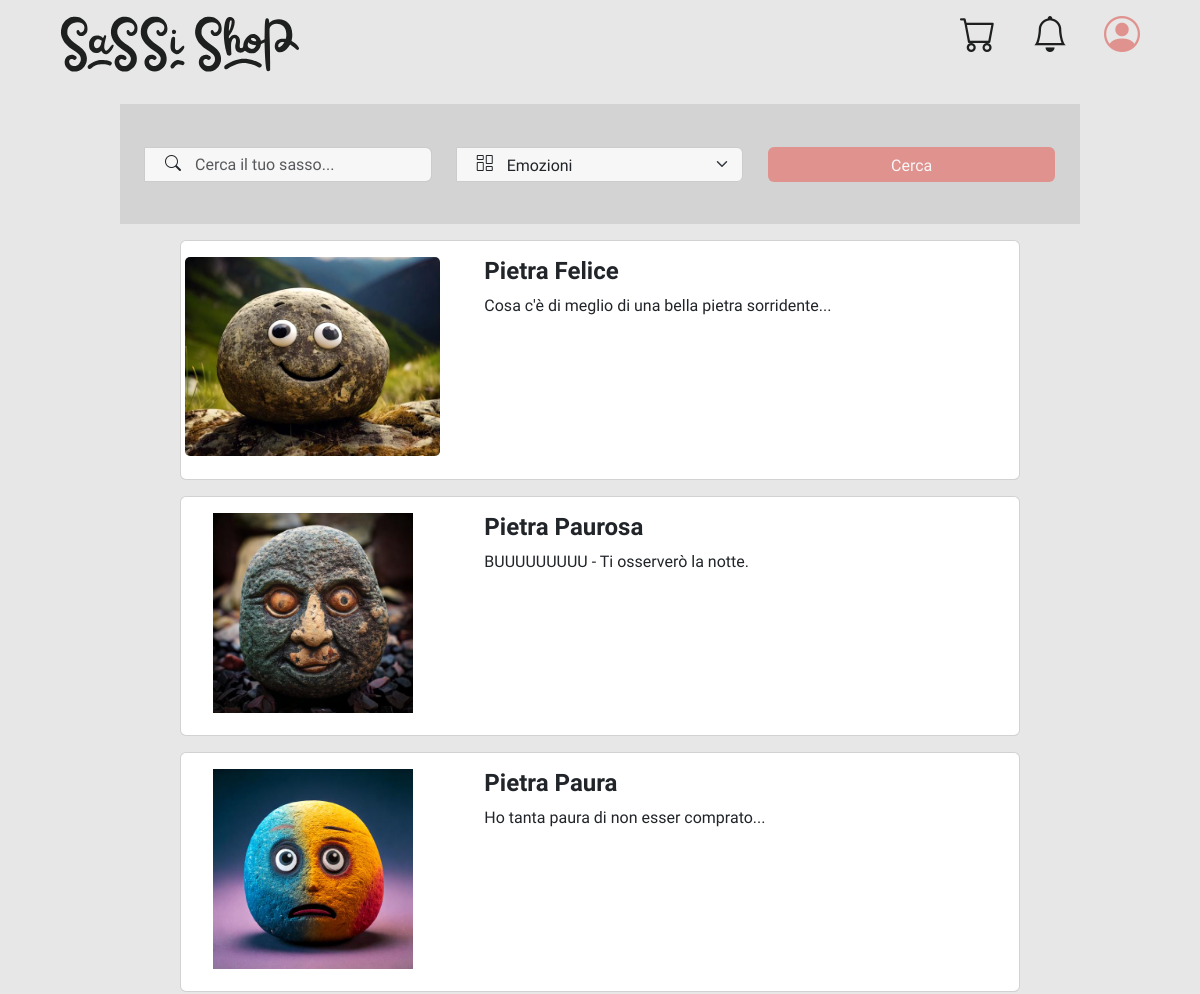
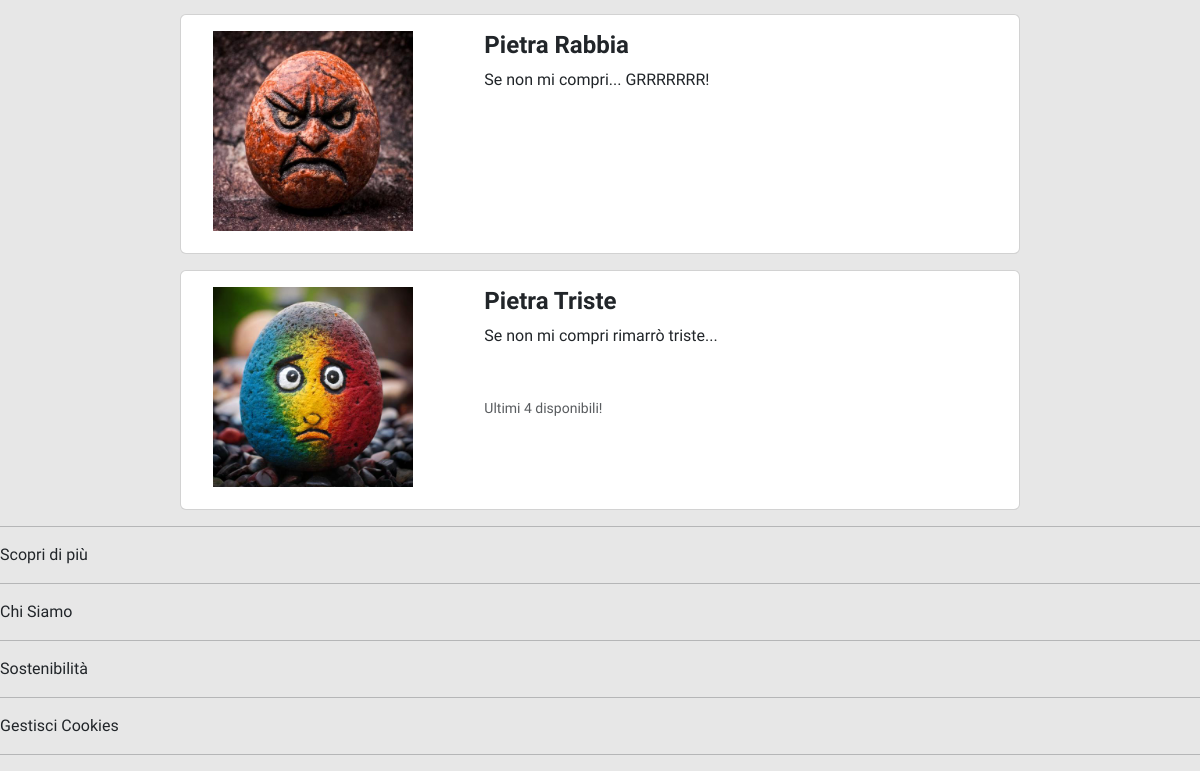
Screenshot of /?page=search&category=1 with the database file from the repository (2 pictures, top to bottom).
### tables this page shows
CREATE TABLE IF NOT EXISTS Product (
    id INT AUTO_INCREMENT PRIMARY KEY,
    name VARCHAR(127) NOT NULL,
    description TEXT,
    price DECIMAL(10, 2) NOT NULL,
    quantity INT NOT NULL,
    category INT NOT NULL,
    size INT NOT NULL,
    image TEXT DEFAULT "",
    isCollection BOOLEAN DEFAULT FALSE,
    FOREIGN KEY (category) REFERENCES Category(id) ON DELETE RESTRICT,
    FOREIGN KEY (size) REFERENCES Size(id) ON DELETE RESTRICT
);

### db/database.php (called while the page is built, shortened)
<?php
class DatabaseHelper {
    private ?mysqli $db = null;
    private array $configuration;
    public function __construct() {
        $this->configuration = [
            'servername' => 'localhost',
            'username' => 'root',
            'password' => '',
            'database' => 'SassiShop',
            'charset' => 'utf8mb4'
        ];
    }
    private function connect(): void {
        if ($this->db === null) {
            try {
                $this->db = new mysqli(
                    $this->configuration['servername'],
                    $this->configuration['username'],
                    $this->configuration['password'],
                    $this->configuration['database']
                );
                $this->db->set_charset($this->configuration['charset']);
            } catch(Exception $e) {
                throw new Exception("Connection failed: " . $e->getMessage());
            }
        }
    }
    private function execute(string $sql, array $params = []): mysqli_stmt {
        $temp = $this->db->prepare($sql);
        if (!empty($params)) {
            $types = str_repeat('s', count($params));
            $temp->bind_param($types, ...array_values($params));
        }
        if (!$temp->execute()) {
            throw new Exception("Execute failed: " . $temp->error);
        }
        return $temp;
    }
    public function getCategories(): array {
        $sql = "SELECT * FROM Category";
        $temp = $this->execute($sql);
        $result = $temp->get_result();
        $categories = $result->fetch_all(MYSQLI_ASSOC);
        return $categories;
    }
    public function getProducts(string $name = "", int $category = -1): array {
        $sql = "SELECT * FROM Product";
        $params = [];
        if($category != -1) {
            $sql .= empty($name)  ? " WHERE category = ?" : " AND category = ?";
            $params[] = $category;
        }
        $temp = $this->execute($sql, $params);
        $result = $temp->get_result();
        $products = $result->fetch_all(MYSQLI_ASSOC);
        return $products;
    }
}
?>

### src/bootstrap.php (called while the page is built, shortened)
<?php
    require_once("../db/database.php");
    require_once("utils/functions.php");
    $dbh = new DatabaseHelper();
?>

### src/utils/functions.php (called while the page is built, shortened)
<?php
    function stringCutter($string, $length) : string {
        return (strlen($string) > $length) ? substr($string, 0, $length) . "..." : $string;
    }
    function getProductImage($product) {
        $defaultImage = "../assets/images/placeholders/not_available.png";
        return file_exists($product["image"]) ? $product["image"] : $defaultImage;
    }
    function getQuantityAlert(int $quantity) : string {
        if($quantity <= 0) return "Prodotto esaurito!";
        else if($quantity == 1) return "Ultimo disponibile!";
        else if($quantity <= 5) return "Ultimi " . $quantity . " disponibili!";
        return "";
    }
?>

### src/template/search.php (the view, shortened to what this page needs)
<?php
    $name_filter = "";
    $category_filter = -1;
    if(isset($_GET["filtering"]) || isset($_GET["category"])) {
        $name_filter = isset($_GET["filtering"]) ? $_GET["filtering"] : "";
        $category_filter = isset($_GET["category"]) ? $_GET["category"] : -1;
        $templateParams["productList"] = $dbh->getProducts($name_filter, $category_filter);
    }
    else $templateParams["productList"] = $dbh->getProducts();
?>
<form action="?page=search" method="GET">
    <div class="home-search-container">
        <div class="input-group home-search-input">
            <input type="text" class="form-control" id="inlineFormInputGroupUsername2" name="filtering" placeholder="Cerca il tuo sasso..." value="<?php echo htmlspecialchars($name_filter); ?>">
        </div>
        <div class="input-group home-select-category">
            <select class="form-select" aria-label="Cerca tra tutte le categorie" name="category">
                <?php foreach ($dbh->getCategories() as $category): ?>
                    <option value="<?php echo $category["id"]; ?>" <?php echo ($category_filter == $category["id"]) ? 'selected' : ''; ?>>
                        <?php echo $category["name"]; ?>
                    </option>
                <?php endforeach; ?>
            </select>
        </div>
        <div class="home-search-and-filter d-flex gap-2">
            <button type="submit" class="btn home-search-button">Cerca</button>
        </div>
    </div>
</form>
<?php if (!empty($templateParams["productList"])): ?>
    <?php foreach ($templateParams["productList"] as $product): ?>
        <div class="card mb-3 product-card" data-product-id="<?php echo $product['id']; ?>">
            <div class="row no-gutters h-100">
                <div class="col-md-4">
                    <img src=<?php echo getProductImage($product); ?> class="card-img" alt="Prodotto: <?php echo $product['name']; ?>">
                </div>
                <div class="col-md-8">
                    <div class="card-body">
                        <div class="d-flex justify-content-between">
                            <h4 class="card-title"><?php echo $product['name']; ?></h4>
                        </div>
                        <p class="card-text"><?php echo stringCutter($product['description'], 50); ?></p>
                        <p class="card-subtext"><small class="text-muted"><?php echo getQuantityAlert($product['quantity']); ?></small></p>
                    </div>
                </div>
            </div>
        </div>
    <?php endforeach; ?>
<?php endif; ?>

### src/index.php (shortened to what this page needs)
<!DOCTYPE html>
<html lang="it">
<link href="https://cdn.jsdelivr.net/npm/bootstrap-icons/font/bootstrap-icons.css" rel="stylesheet">
<link href="https://cdn.jsdelivr.net/npm/bootstrap@5.3.3/dist/css/bootstrap.min.css" rel="stylesheet"
integrity="sha384-QWTKZyjpPEjISv5WaRU9OFeRpok6YctnYmDr5pNlyT2bRjXh0JMhjY6hW+ALEwIH">
<?php
    require_once("bootstrap.php");
    if(isset($_GET["page"])){
        $page = $_GET["page"];
    }else{
        $page = "home";
    }
    $templateParams["title"] = "Sassi Shop - Home";
    $templateParams["content"] = "home.php";
    switch($page){
        case "search":
            if(isUserLoggedIn()){
                $templateParams["userLogged"] = true;
            }else{
                $templateParams["userLogged"] = false;
            }
            $templateParams["title"] = "Sassi Shop - Search";
            $templateParams["content"] = "search.php";
            $templateParams["product"] = $dbh->getProducts();
            break;
    }
    require("template/base.php");
?>

### src/template/base.php (shortened to what this page needs)
<head>
    <link rel="stylesheet" type="text/css" href="../assets/styles/style.css"/>
</head>
<body>
    <nav class="header-nav-container">
        <ul class="nav justify-content-center justify-content-between header-nav-body">
            <li class="header-nav-item">
                <?php
                    if(isset($_SESSION["privilege"]) && $_SESSION["privilege"]== 1){ ?>
                        <a href="?page=manageProduct">
                            <i class="bi bi-plus-square"> </i>
                        </a>
                    <?php }else{ ?>
                        <a href="?page=cart" class="position-relative">
                            <i class="bi bi-cart"></i>
                        </a>
                    <?php } ?>
            </li>
            <li class="header-nav-item">
                <a href="?page=notification">
                    <i class="bi bi-bell"> </i>
                </a>
            </li>
            <li class="header-nav-item">
                <a href="?page=profile"> <i class="bi bi-person-circle"> </i> </a>
            </li>
        </ul>
    </nav>
    <header>
        <div class="header-logo">
            <img class="header-text-logo" src="../assets/images/text_logo.svg" alt="Logo"/>
        </div>
    </header>
    <main>
        <?php
            require($templateParams["content"]);
        ?>
    </main>
    <footer>
        <hr/>
        <p>Scopri di più</p>
        <hr/>
        <p>Chi Siamo</p>
        <hr/>
        <p>Sostenibilità</p>
        <hr/>
        <p>Gestisci Cookies</p>
        <hr/>
    </footer>
</body>
</html>

### assets/styles/style.css (style rules this page uses)
:root.light-mode { --background-color: rgba(231, 231, 231, 1); --background-half-color: rgba(211, 211, 211, 1); --text-color: rgba(29, 32, 31, 1); --placeholder-color: rgba(29, 32, 31, 0.625); --primary-color: rgba(223, 146, 142, 1); --primary-hover-color: rgba(227, 160, 156, 1); --secondary-color: rgba(197, 136, 130, 1); --secondary-hover-color: rgba(209, 151, 148, 1); --highlight-color: rgba(234, 210, 172, 1); --highlight-color-hover: rgba(223, 194, 155, 1); --controls-background-color: rgba(247, 247, 247, 1); --controls-border-color: rgba(204, 204, 204, 1); --controls-hover-color: rgba(250, 250, 250, 1); --controls-disabled-color: rgba(176, 176, 176, 1); --success-color: rgba(76, 175, 80, 1); --success-color-hover: rgba(58, 158, 69, 1); --warning-color: rgba(255, 193, 7, 1); --warning-color-hover: rgba(224, 168, 0, 1); --error-color: rgba(244, 67, 54, 1); --error-color-hover: rgba(214, 52, 42, 1); --info-color: rgba(33, 150, 243, 1); --info-color-hover: rgba(30, 135, 226, 1); }
:root.light-mode .header-text-logo { filter: invert(6%) sepia(16%) saturate(330%) hue-rotate(109deg) brightness(96%) contrast(86%); }
* { transition: all 0.3s ease; }
body { margin: 0; padding: 0; background-color: var(--background-color); font-family: 'Istok Web'; }
.header-nav-container { background-color: var(--primary-color); }
.header-nav-body { margin: 0 5; }
.header-nav-item a { text-decoration: none; color: var(--text-color); font-size: calc(16px + 2vw); }
.header-logo { width: 100vw; height: 18vh; text-align: center; margin: 5 0; }
.header-text-logo { width: 75%; max-width: fit-content; height: 75%; max-height: fit-content; object-fit: cover; }
.home-search-container { width: 80vw !important; height: 15vh !important; display: flex; flex-direction: column; justify-content: center; gap: 10px; margin: 0 auto; }
.home-search-input, .home-select-category { width: 100%; height: 50% !important; position: relative; }
.home-search-input input, .home-select-category select { padding-left: 50px; height: 100%; background-color: var(--controls-background-color); border-color: var(--controls-border-color); }
.home-search-and-filter { width: 100%; height: 50% !important; }
.home-search-button { width: 100%; height: 100%; color: var(--controls-background-color); background-color: var(--primary-color); }
@media (min-width: 1200px) { .home-search-container { width: 90vw; height: 21vh; flex-direction: row; align-items: center; justify-content: space-between; background-color: var(--background-half-color) !important; gap: 25px; padding: 25px; transition: "background-color" 0.5s ease; } }
@media (min-width: 1200px) { .home-search-input, .home-select-category, .home-search-and-filter { height: 50% !important; flex: 1; } }
@media (min-width: 1200px) { .home-search-and-filter { display: flex; } }
@media (min-width: 1200px) { .header-logo { width: 85vw; height: 12vh; text-align: left; margin: 1vh 0 0 5vw; } }
@media (min-width: 1200px) { .header-nav-container { width: 15vw; top: 0; right: 0; position: absolute; margin: 1vh 5vw 0 0; background-color: transparent; transition: color 1s ease; } }
@media (min-width: 1200px) { .header-nav-item:nth-child(5) a { color: var(--primary-color); } }
@media (min-width: 1200px) { .header-nav-item a { font-size: calc(24px + 1vw); } }
@media screen and (min-width:768px) { .nav { align-items: center; text-align: center; } }
.product-card .row { flex-direction: column; }
.product-card { width: 70% !important; min-height: 30vh !important; margin: 1rem auto; }
.product-card .col-md-8 { width: 100%; }
@media (min-width: 768px) { .product-card { min-height: auto; height: auto; } }
@media (min-width: 768px) { .product-card .row { flex-direction: row; } }
@media (min-width: 768px) { .product-card .col-md-4 { width: 33.333%; height: 100%; } }
@media (min-width: 768px) { .product-card .col-md-8 { width: 66.666%; } }
.product-card img { max-height: 200px; width: 100%; object-fit: contain; margin: auto; display: block; }
.product-card .col-md-4 { display: flex; align-items: center; justify-content: center; padding: 1rem; }
.product-card .card-title { text-decoration: none; font-weight: 600; }
.product-card .card-body { height: 100%; display: flex; flex-direction: column; padding: 1rem; position: relative; }
.product-card .card-text { margin-bottom: 3rem; }

### rows the page displays
product: image (picture), name "Pietra Felice", description "Cosa c'è di meglio di una bella pietra sorridente..."
product: image (picture), name "Pietra Paurosa", description "BUUUUUUUUU - Ti osserverò la notte."
product: image (picture), name "Pietra Paura", description "Ho tanta paura di non esser comprato..."
product: image (picture), name "Pietra Rabbia", description "Se non mi compri... GRRRRRRR!"
product: image (picture), name "Pietra Triste", description "Se non mi compri rimarrò triste...", quantity "Ultimi 4 disponibili!"

### other values shown
form field category "Emozioni"
